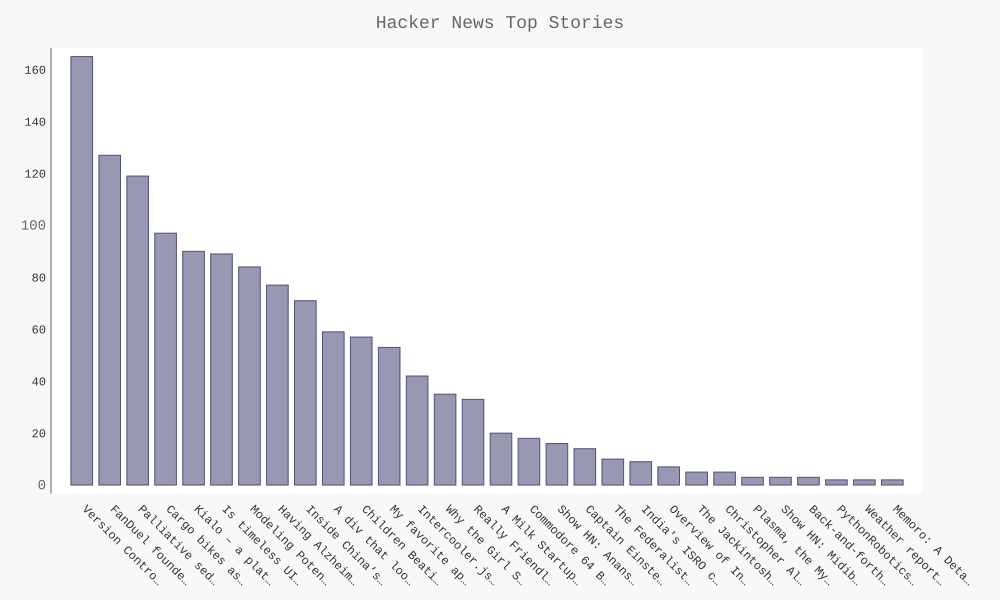

This figure's Python source:
import requests
from operator import itemgetter
import pygal
from pygal.style import LightenStyle, LightColorizedStyle

# Make an API call and store the response
url = "https://hacker-news.firebaseio.com/v0/topstories.json"
r = requests.get(url)
if r.status_code == 200:
    print("Processing")
else:
    print("Can't connect to {0:s}. Error {1:d}".format(url, r.status_code))
    exit(1)

# Process information about each submission
submission_ids = r.json()
submission_dicts = []

for id in submission_ids[:30]:
    url = "https://hacker-news.firebaseio.com/v0/item/" + str(id) + ".json"
    r = requests.get(url)
    if r.status_code != 200:
        print("Can't connect to {0:s}. Error {1:d}".format(url, r.status_code))
    submission_item = r.json()
    submission_dict = {
       'title': submission_item['title'],
       'link': submission_item['url'],
       'comments': submission_item.get('descendants', 0)
       }
    submission_dicts.append(submission_dict)

submission_dicts = sorted(submission_dicts, key=itemgetter('comments'),
                          reverse=True)

chart_x_labels = []
chart_plots = []
for item in submission_dicts:
    chart_x_labels.append(item['title'])
    chart_plots.append({
                        'value': item['comments'],
                        'label': item['title'],
                        'xlink': item['link'],
                        })

# Make the chart
chart_style = LightenStyle('#333366', base_style=LightColorizedStyle)
chart_style.title_font_size = 18
chart_style.label_font_size = 12
chart_style.major_label_font_size = 14

chart_config = pygal.Config()
chart_config.x_label_rotation = 45
chart_config.show_legend = False
chart_config.truncate_label = 15
chart_config.show_y_guides = False
chart_config.width = 1000

chart = pygal.Bar(chart_config, style=chart_style)
chart.title = "Hacker News Top Stories"
chart.x_labels = chart_x_labels
chart.add("", chart_plots)
chart.render_to_file("hn_submissions_chart.svg")
print("saved chart to hn_submissions_chart.svg")
